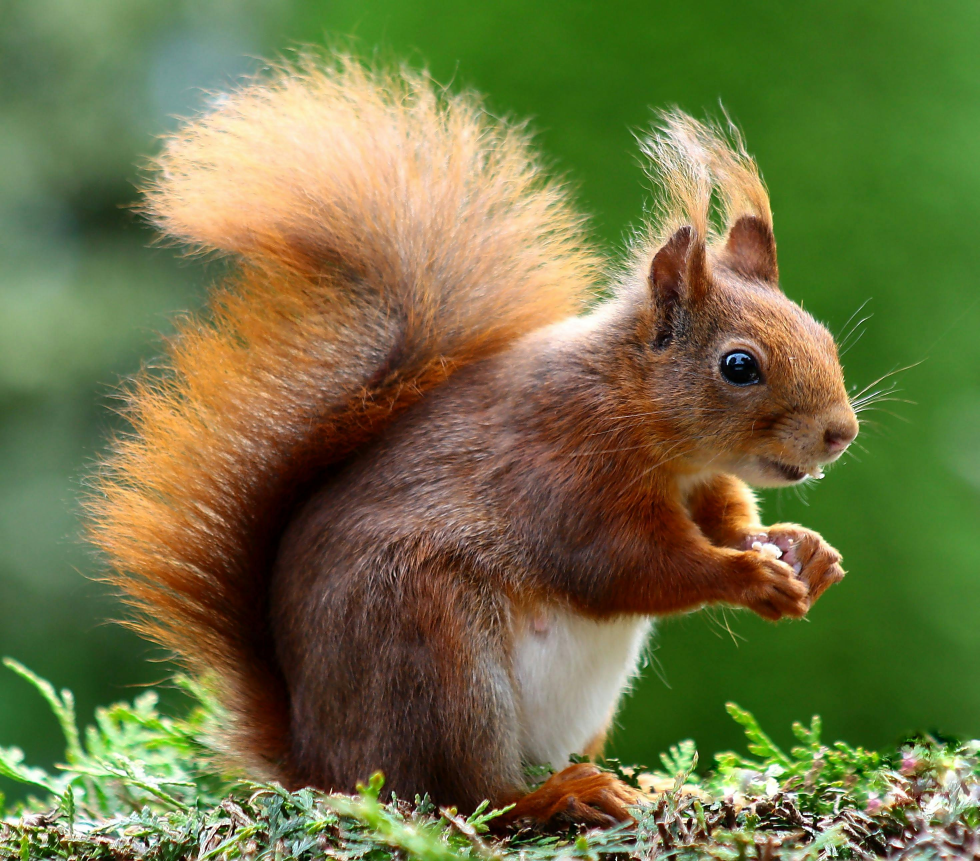
#> input picture practice/img/img-1.jpg, 2939 x 2583 px, found by its file name (shown at 1/3 size)
$ python flipping.py
#> lines starting #> are read from the running program, lines starting #| are printed output that depends on the picture
import numpy as np
import cv2
import os

# baca gambar
file_path = os.path.join(".", "./img/img-1.jpg")
image = cv2.imread(file_path)
#> image is the input picture: shape (2583, 2939, 3); mean B, G, R 67.8, 115.2, 112.6
flipped1 = cv2.flip(image, 1)
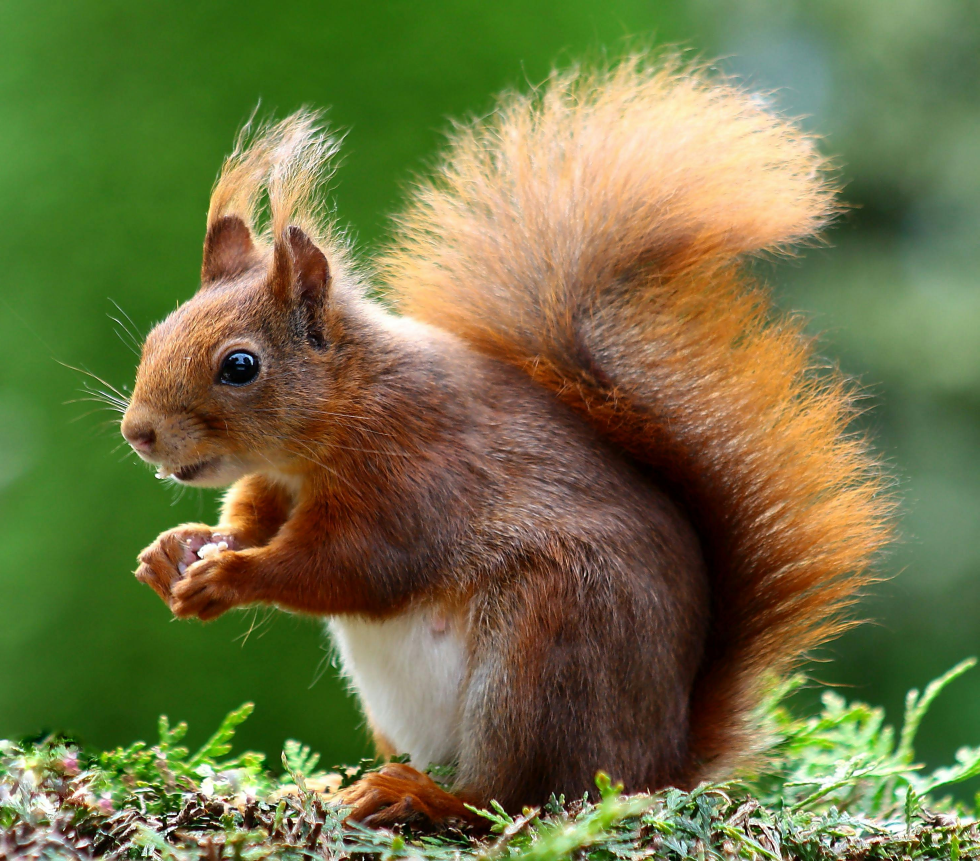
#> flipped1: shape (2583, 2939, 3) (shown at 1/3 size); mean B, G, R 67.8, 115.2, 112.6
cv2.imshow("image", flipped1)
cv2.waitKey(5000)

flipped2 = cv2.flip(image, 0)
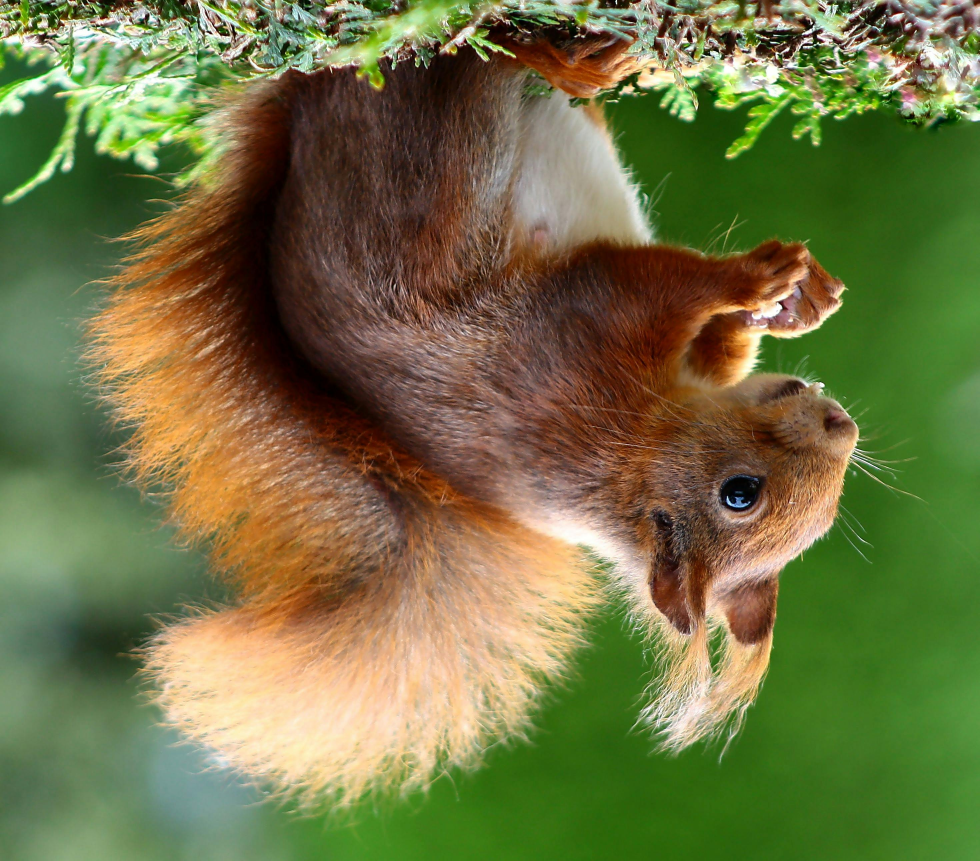
#> flipped2: shape (2583, 2939, 3) (shown at 1/3 size); mean B, G, R 67.8, 115.2, 112.6
cv2.imshow("image", flipped2)
cv2.waitKey(5000)

flipped2 = cv2.flip(image, -1)
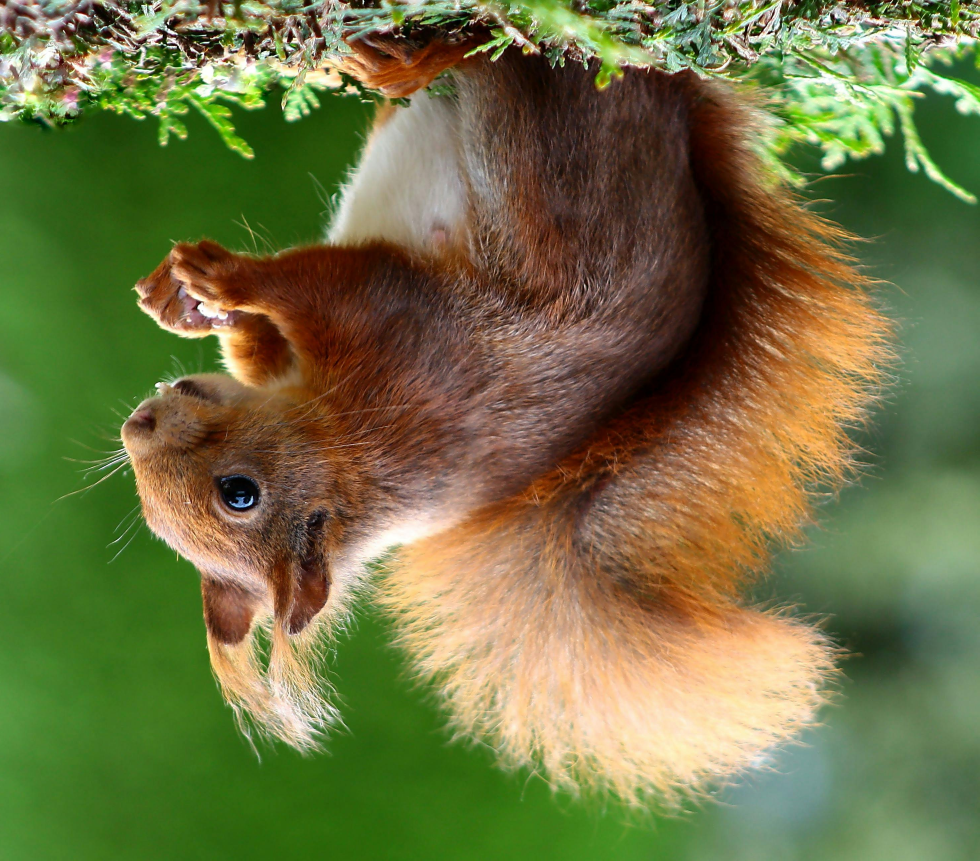
#> flipped2: shape (2583, 2939, 3) (shown at 1/3 size); mean B, G, R 67.8, 115.2, 112.6
cv2.imshow("image", flipped2)
cv2.waitKey(5000)

$ run again, with practice/img/children.jpg copied over practice/img/img-1.jpg
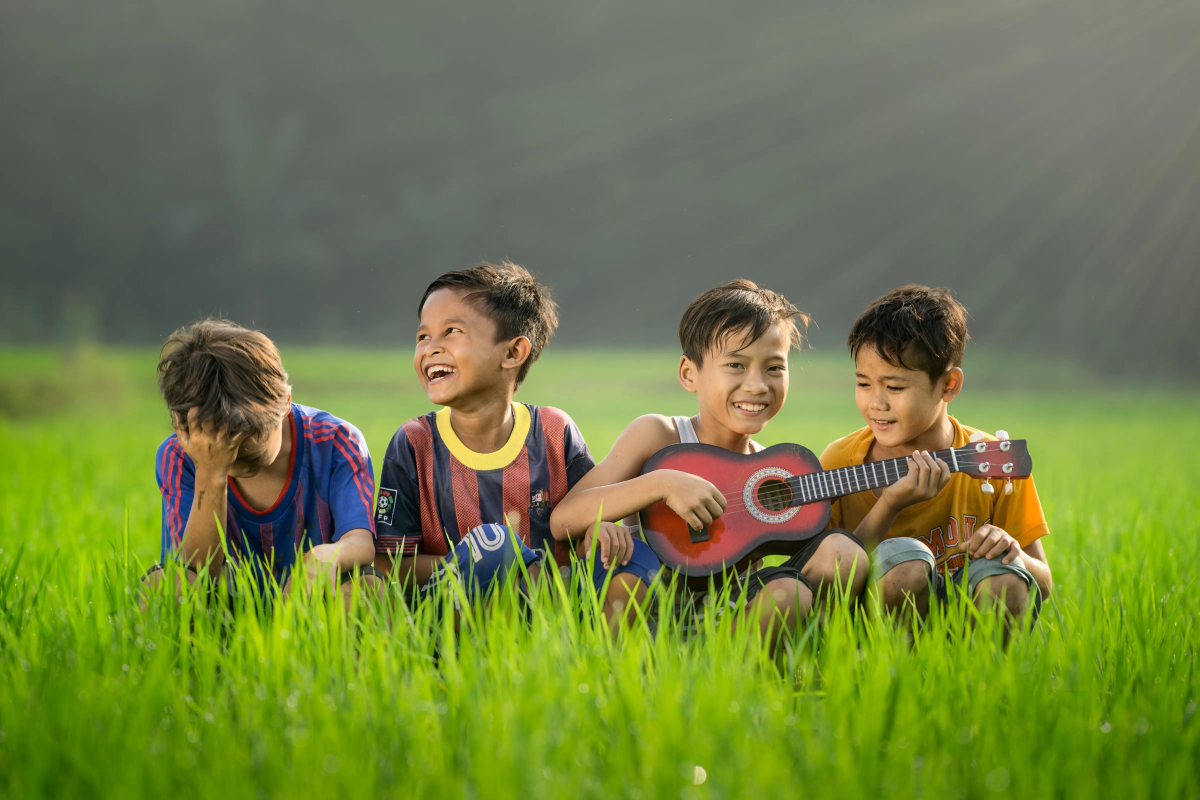
#> input picture practice/img/children.jpg, 4800 x 3200 px, found by its file name (shown at 1/4 size)
#> image is the input picture: shape (3200, 4800, 3); mean B, G, R 68.2, 125.2, 112.6
#> `flipped1 = cv2.flip(image, 1)`:
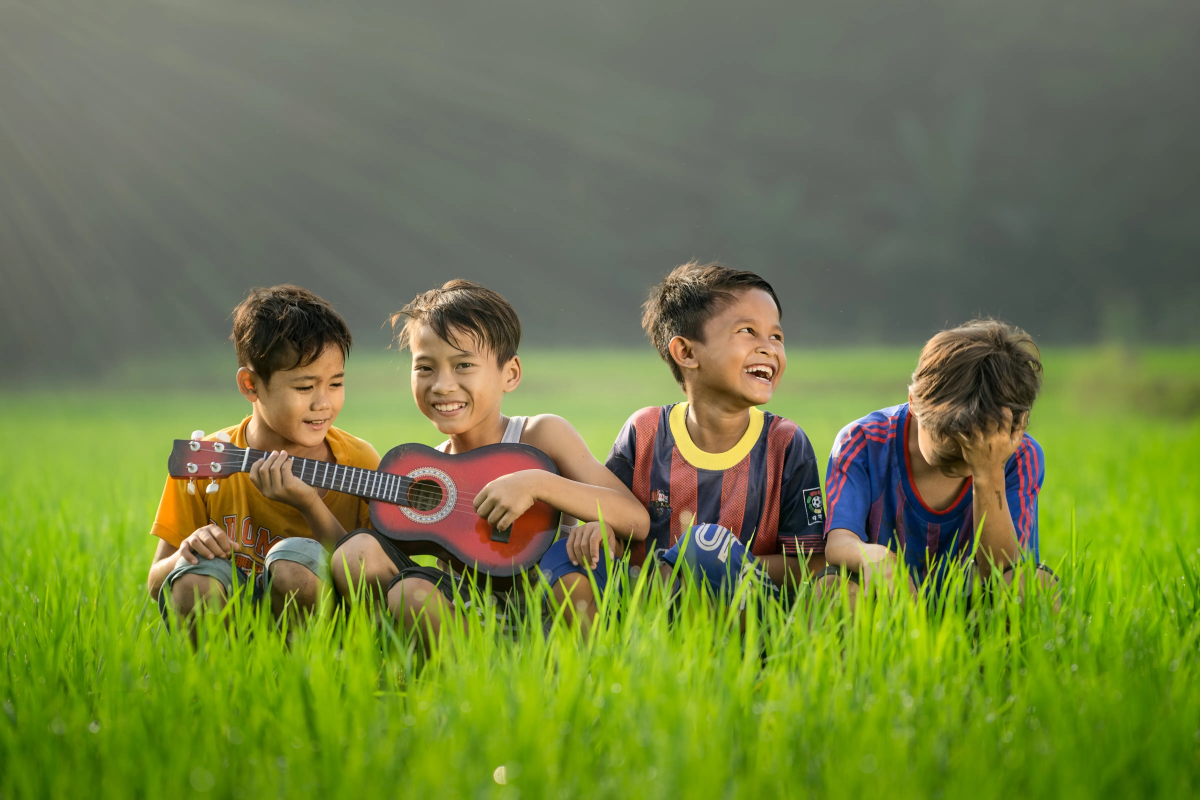
#> flipped1: shape (3200, 4800, 3) (shown at 1/4 size); mean B, G, R 68.2, 125.2, 112.6
#> `flipped2 = cv2.flip(image, -1)`:
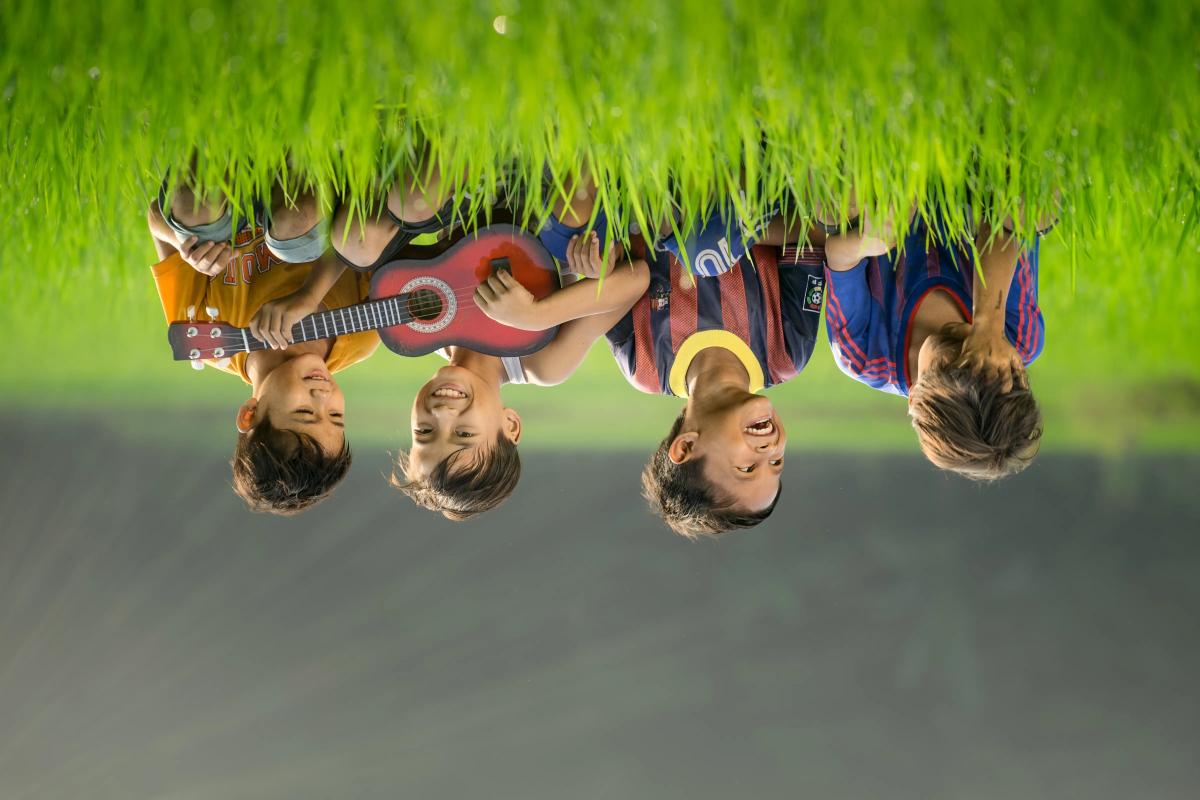
#> flipped2: shape (3200, 4800, 3) (shown at 1/4 size); mean B, G, R 68.2, 125.2, 112.6
